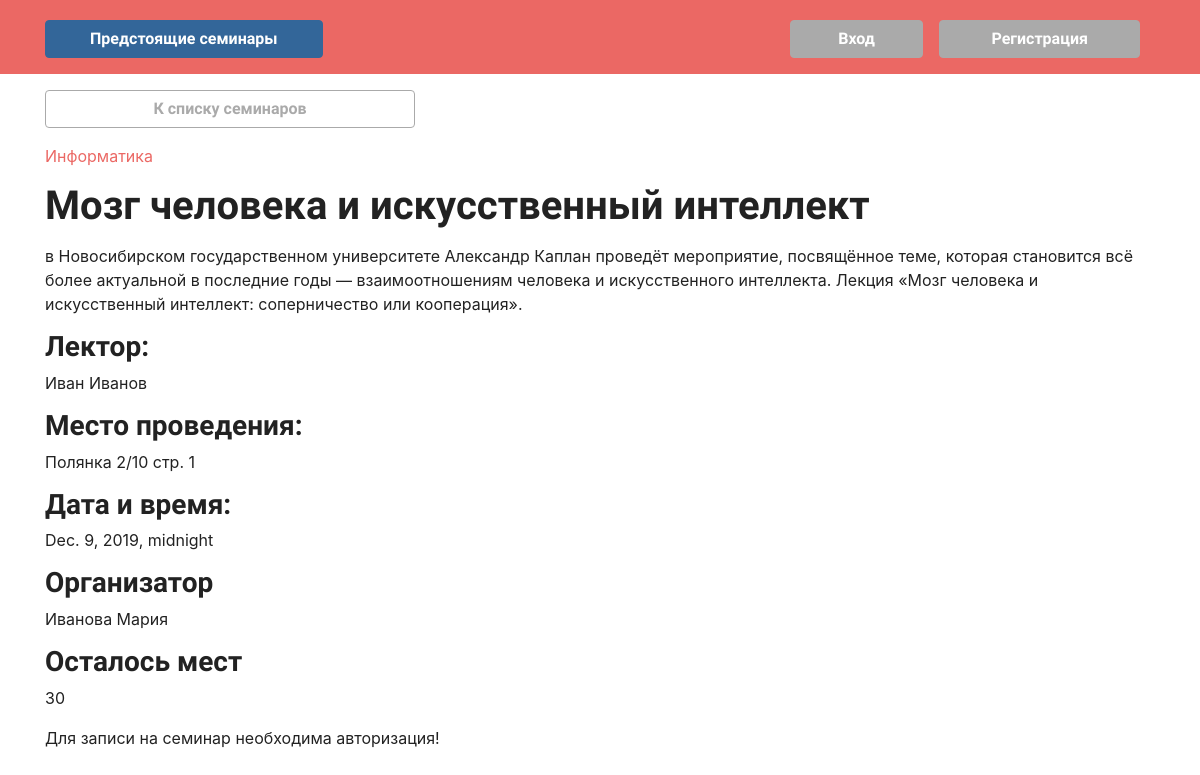
The app's page /science_workshop/2 with its own data.
### workshops_app/models.py (models this page shows, shortened)
class ScienceWorkshop(models.Model):
    title = models.CharField(max_length=100, verbose_name='Название семинара')
    description = models.CharField(max_length=500, verbose_name='Описание', default=' ')
    date_time = models.DateTimeField(verbose_name='Дата проведения')
    place = models.CharField(max_length=200, verbose_name='Место проведения')
    theme = models.ForeignKey(Theme, on_delete=models.SET_NULL, null=True, verbose_name='Тематика')
    organizer = models.ForeignKey(User, on_delete=models.SET_NULL, null=True, verbose_name='Организатор')
    speaker = models.CharField(max_length=100, verbose_name='Лектор', default=None)
    is_over = models.BooleanField(null=True)
    max_listeners = models.IntegerField(null=True, verbose_name='Максимальное количество слушателей')

class Theme(models.Model):
    name = models.CharField(max_length=50, verbose_name='Название темы')
    def __str__(self):
        return self.name

class User(AbstractUser):
    first_name = models.TextField(verbose_name='Имя')
    last_name = models.TextField(verbose_name='Фамилия')
    avatar = models.ImageField(null=True, blank=True, upload_to='media', verbose_name='Аватарка', default='media/default.png')
    user_type = models.ForeignKey(UserType, on_delete=models.CASCADE, null=True, verbose_name='Тип пользователя')
    def __init__(self, *args, **kwargs):
        super(User, self).__init__(*args, **kwargs)
        self._meta.get_field('password').verbose_name = 'Пароль'
        self._meta.get_field('username').verbose_name = 'Имя пользователя'
    def __str__(self):
        return '{} {}'.format(self.last_name, self.first_name)

### workshops_app/views.py (the view)
# urls.py: path('science_workshop/<str:id>', v.ScienceWorkshopDetail.as_view(), name='science_workshop_detail_url'),
class ScienceWorkshopDetail(View):
    model = ScienceWorkshop
    template = 'workshop_detail.html'
    def get(self, request, id):
        science_workshop = get_object_or_404(self.model, id__iexact=id)
        registrations = len(RegistrationOnSeminar.objects.filter(science_workshop=science_workshop))
        left = science_workshop.max_listeners - registrations
        if request.user.is_authenticated:
            is_registrated = len(RegistrationOnSeminar.objects.filter(listener = request.user, science_workshop=science_workshop))
        else:
            is_registrated = 1
        return render(request, self.template, context={'science_workshop': science_workshop,
                                                        'registrations':registrations,
                                                        'left': left,
                                                        'is_registrated': is_registrated
                                                        })

### templates/workshop_detail.html
{% extends 'base.html' %}
{% block content %}
    {% if science_workshop.is_over %}
        <a href="{% url 'archive_url' %}" class="btn btn btn-outline-secondary mt-3 col-lg-4"> К архиву </a>
    {% else %}
        <a href="{% url 'science_workshops' %}" class="btn btn btn-outline-secondary mt-3 col-lg-4"> К списку семинаров </a>
    {% endif %}
    <p class="text-primary mt-3"> {{science_workshop.theme}} </p>
    <h1 class="mt-3 mb-3">{{science_workshop.title}}</h1>
    <p> {{science_workshop.description}} </p>
    <h3>Лектор:</h3>
    <p> {{science_workshop.speaker}} </p>
    <h3>Место проведения:</h3>
    <p> {{science_workshop.place}} </p>
    <h3>Дата и время:</h3>
    <p> {{science_workshop.date_time}} </p>
    <h3>Организатор</h3>
    <p> {{science_workshop.organizer}} </p>
    <h3>Осталось мест</h3>
    <p>{{ left }}</p>
    {% if user.is_authenticated %}
        {% if user.user_type.id == 2 %}
            {% if registrations <= science_workshop.max_listeners %}
                {% if is_registrated == 0 %}
                    <a href="{{ science_workshop.registration_on_science_workshop }}" class="btn btn-outline-info mt-3 col-4"> Посетить </a>
                {% else %}
                    <p>Ждём вас на семинаре!</p>
                {% endif %}
            {% endif %}
        {% else %}
            <a href="{{ science_workshop.update }}" class="btn btn-outline-info mb-3 col-3"> Редактировать </a>
            {% if not science_workshop.is_over %}
                <a href="{{ science_workshop.archive }}" class="btn btn-outline-info mb-3 col-3"> Добавить в архив </a>
            {% endif %}
            <a href="{{ science_workshop.delete }}" class="btn btn-outline-primary mb-3 col-3"> Удалить </a>
        {% endif %}
    {% else %}
        <p>Для записи на семинар необходима авторизация!</p>
    {% endif %}
    {% endblock %}

### records on screen
ScienceWorkshop: theme "Информатика", title "Мозг человека и искусственный интеллект", description "в Новосибирском государственном университете Александр Каплан проведёт мероприятие, посвящённое теме, которая становится всё более актуальной в последние годы — взаимоотношениям человека и искусственного интеллекта. Лекция «Мозг человека и искусственный интеллект: соперничество или кооперация».", speaker "Иван Иванов", place "Полянка 2/10 стр. 1", date_time "Dec. 9, 2019, midnight", organizer "Иванова Мария"

### other values on screen
{{ left }} "30"
